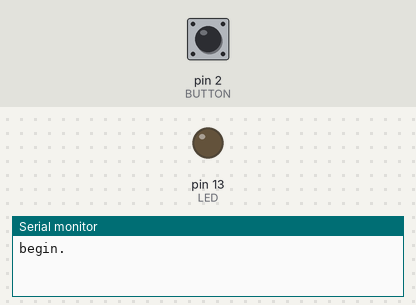
Recording of a sketch running on a simulated Arduino Uno, built with avr-gcc and run on an emulated ATmega328P. Parts: output pins drawn as LEDs (lit = HIGH), the last lines printed to the serial monitor. Inputs (shaded band) come from the test bench; at power-on: pin 2 (BUTTON) HIGH. EEPROM starts erased.

Above: at 1.2 s.
1.3 s: pin 2 (BUTTON) pulled LOW for 0.15 s
At 1.8 s:
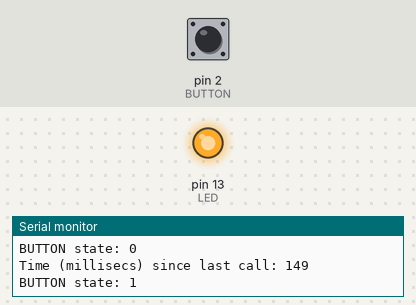
2.9 s: pin 2 (BUTTON) pulled LOW for 1 s
At 4.3 s:
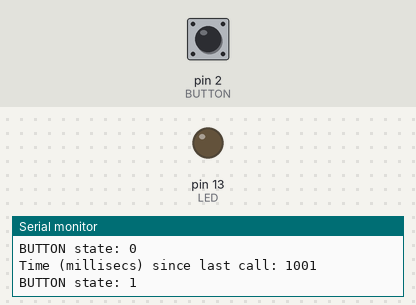
5.4 s: pin 2 (BUTTON) pulled LOW for 3.2 s
At 9.1 s:
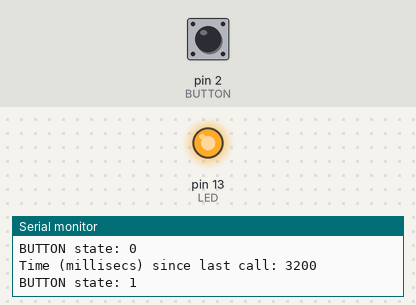
Timing chart, 0 to 10.6 s (numbered marks = the images above; inputs shaded):
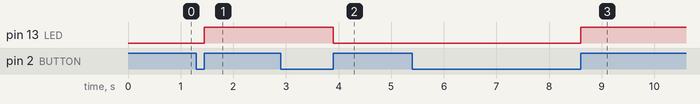

Measured:
- after the input at 1.3 s, pin 13 (LED): LOW → HIGH after 0.15 s
- after the input at 2.9 s, pin 13 (LED): HIGH → LOW after 1.0 s
- after the input at 5.4 s, pin 13 (LED): LOW → HIGH after 3.2 s

The sketch:

modes_with_switch.ino
```cpp
#include "EEPROM.h"

const int EEsize = 1024; // size in bytes of arduino UNO EEPROM
const int LEDStateAddress = 0;  //where the ledState is saved

const byte BUTTON = 2;
const byte LED = 13;
volatile int ledState = LOW;
const int debounceDelay = 50; // 100 msecs to guard against button debounce
volatile int lastCallTime = 0;
volatile int lastButtonState = 0;

#define dbg Serial

void setup() {
  pinMode (LED, OUTPUT);  // so we can update the LED
//  digitalWrite( LED, ledState );  // start with the led switched off
  digitalWrite( LED, GetLedState() ); // set the LED according to what is saved in EEPROM

  // our button is going to be an input
  // due to the internal pullup resistor the pin will be LOW when the button is pressed
  // and HIGH when the button is not pressed
  pinMode( BUTTON, INPUT_PULLUP );

// old way to declare input pin and pullup resistor
//  pinMode( BUTTON, INPUT );
//  digitalWrite( BUTTON, HIGH );

  // only one interrupt attached per pin
  attachInterrupt (0, pinChange, CHANGE);  // attach interrupt handler
//  attachInterrupt (0, pinRISING, RISING);  // attach interrupt handler
//  attachInterrupt (0, pinFALLING, FALLING);  // attach interrupt handler

  dbg.begin(9600);
  dbg.println("begin.");
}

void loop() {
}

void pinRISING()
{
//  digitalWrite (LED, HIGH);
  dbg.println( "BUTTON RISING" );
  if( !Bounce() )
  {
//    ledState = ledState^1;
    ToggleLed();
  }
}

void pinFALLING()
{
  digitalWrite (LED, LOW);
  dbg.println( "BUTTON FALLING" );
}

boolean Bounce()
{
  // The interrupt may be called multiple times on the same button press (or release)
  // So check only for real change
  int time = millis();
  int timelapse = time - lastCallTime;
//  dbg.print( "Time (millisecs) since last call: ");
//  dbg.println( timelapse );
  lastCallTime = time;
  if( timelapse < debounceDelay )
  {
//    dbg.println( "Bounce detected, exiting..." );
    return 1;
  }
  dbg.print( "Time (millisecs) since last call: ");
  dbg.println( timelapse );
  return 0;
}

// Interrupt Service Routine (ISR)
void pinChange()
{
  if( Bounce() )
  {
    return ;
  }

  int buttonState = digitalRead (BUTTON);
  dbg.print( "BUTTON state: ");
  dbg.println( buttonState );
//  if( lastButtonState == buttonState )
//  {
//    return;
//  }
//
//  lastButtonState = buttonState;
//  dbg.print( "BUTTON: ");
//  dbg.println( digitalRead (BUTTON) );

//  ledState = ledState^1;
//  dbg.print( "LED switch to " ); dbg.println( ledState );
//  digitalWrite( LED, ledState );

//  if( buttonState == LOW)  // button pressed
//  {
//    digitalWrite (LED, HIGH);  // turn led on
//    dbg.println( "BUTTON LOW => LED HIGH" );
//  }
//  else  // button not pressed
//  {
//    digitalWrite (LED, LOW); // turned led off
//    dbg.println( "BUTTON HIGH => LED LOW" );
//  }

  // alternative mode: every time the button is depressed (HIGH) toggle the led
  if( buttonState == HIGH )
  {
      ToggleLed();
  }
}

void ToggleLed()
{
  int ledState = digitalRead( LED );
  if( ledState == HIGH )
  {
    digitalWrite( LED, LOW );
    SaveLedState( LOW );
  }
  else
  {
    digitalWrite( LED, HIGH );
    SaveLedState( HIGH );
  }
}

// HIGH and LOW are integer constants see http://elabz.com/arduino-code-tidbits-1-declaring-an-array-with-pin-values/
void SaveLedState( int state )
{
  const byte high = 1;
  const byte low = 2;
  if( HIGH == state )
  {
    EEPROM.write( LEDStateAddress, high );
  }
  else
  {
    EEPROM.write( LEDStateAddress, low );
  }
}

int GetLedState()
{
  byte state = EEPROM.read( LEDStateAddress );
  if( 1 == state )
  {
    return HIGH;
  }
  else
  {
    return LOW;
  }
}
```
